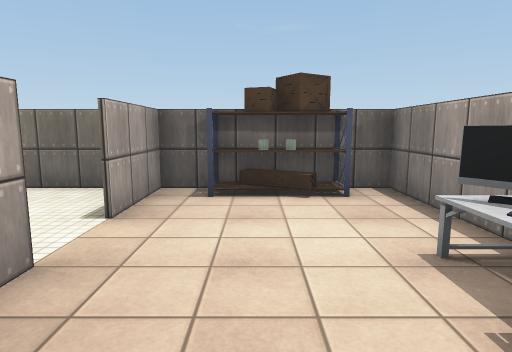
View 1 (above)

18 first-person views from a walk through a scene from a Unity 3-D project. The camera is 1.5 m above the floor, tilts 8° down and sees 75° across. The floor is counted in squares, 1 m on a side. Each view is taken from the middle of a square. On the plan, view 1 faces up. The plan holds only what a view shows up to about 15 squares ahead; the rest is blank. The player character is not drawn. Door leaves are left out, so doorways stand open. Some surface patterns are stand-ins.

View 2
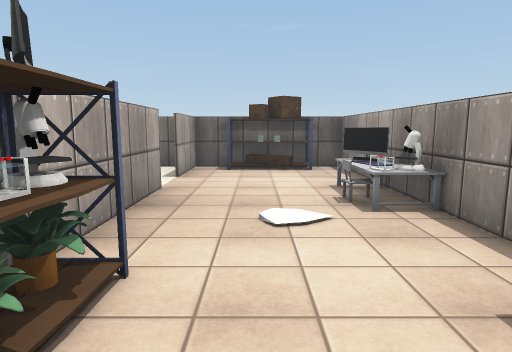

View 3
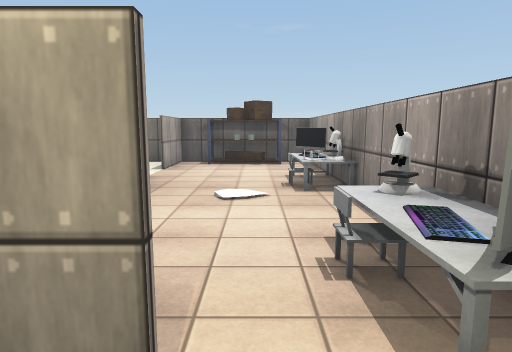

View 4
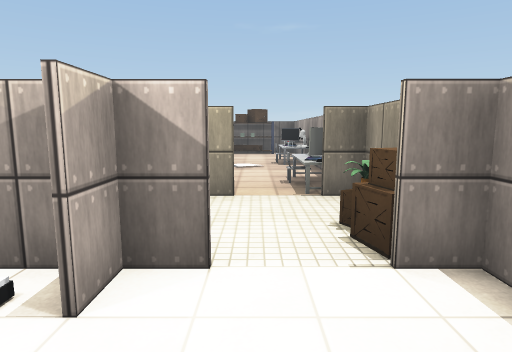

View 5
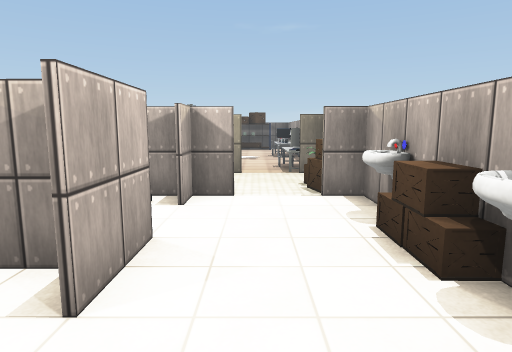

View 6
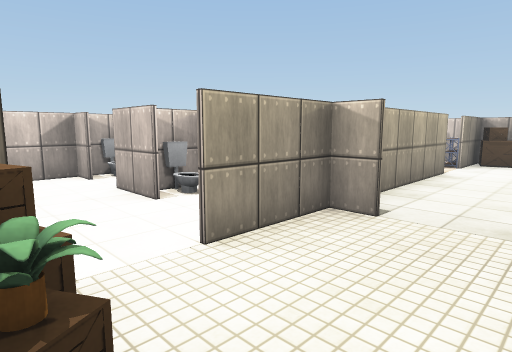

View 7
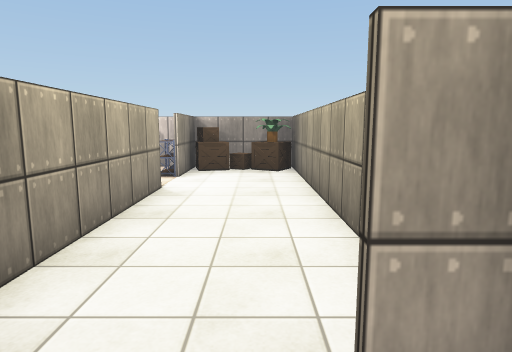

View 8
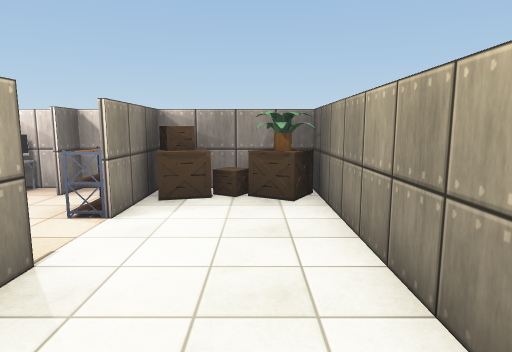

View 9
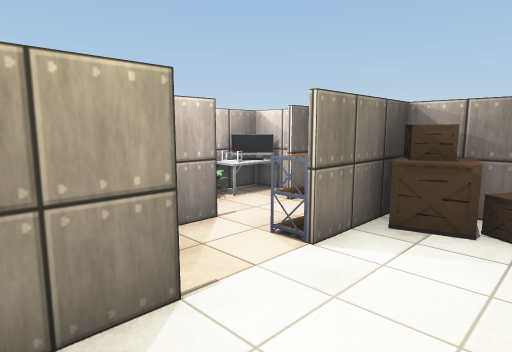

View 10
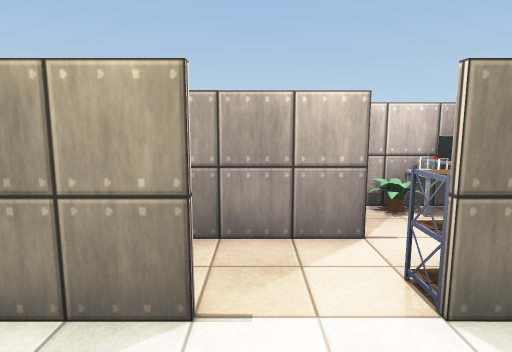

View 11
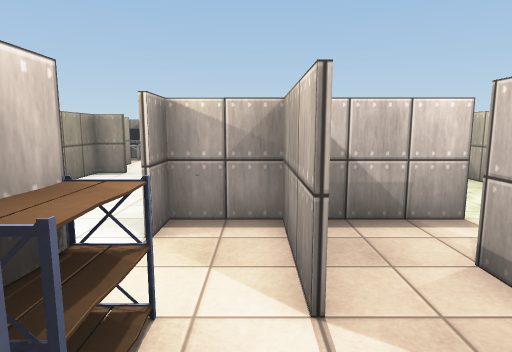

View 12
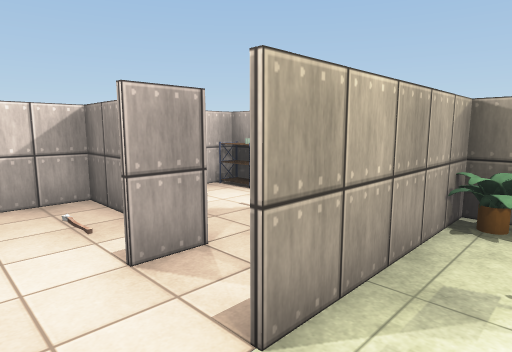

View 13
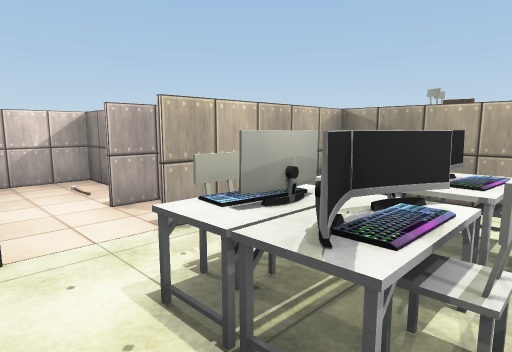

View 14
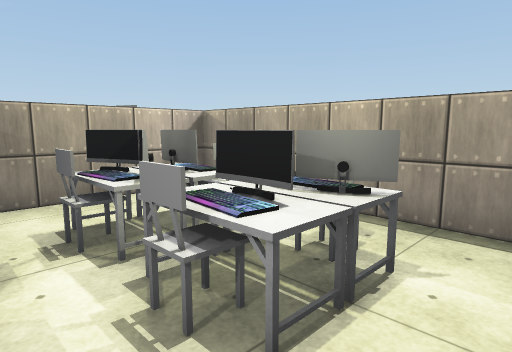

View 15
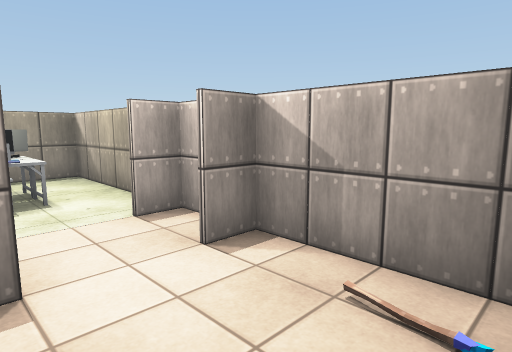

View 16
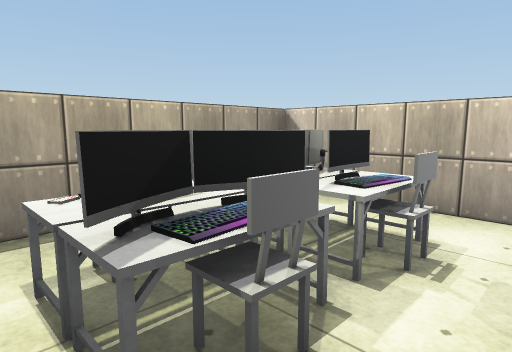

View 17
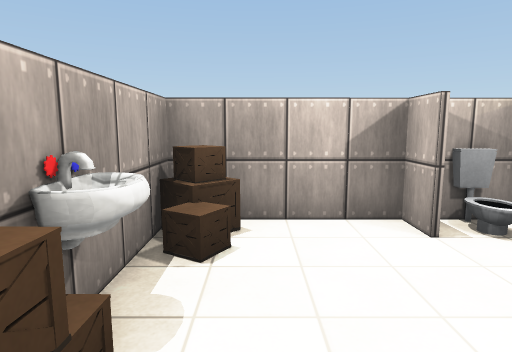

View 18
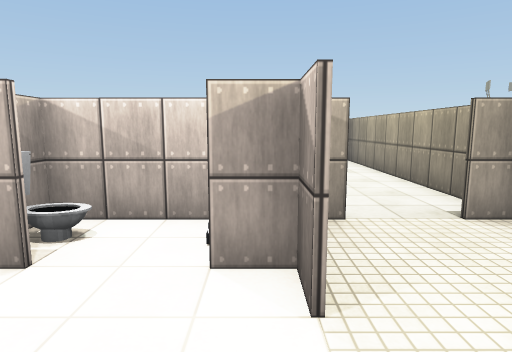

### Floor plan
Points are (right, up) in squares from view 1. A wall is a line through its corners. A room is listed if a view was taken in it or the views show most of it. See-through windows are left out.
Room 1 (views 1, 2)
walls: (-2.4, 3.5) (-2.4, -1.9); (3.4, -3.9) (3.4, 8.4) (-2.4, 8.4) (-2.4, 5.4)
ways out: opening at (3, -6) to room 2; open door at (1.3, -5.7) to room 2; open door at (-2.5, 4.5)
objects: plant (-2, -3) to (-1, -3); plant (-2, -2) to (-1, -2); other object (-1, 7) to (-1, 8); other object (0, 8); other object (1, 7) to (2, 8); other object (1, 8); monitor (2, -5) to (3, -5); monitor (2, 3) to (3, 4); other object (3, -3); other object (3, 1); other object (3, 4)
Room 2 (views 3, 6, 7)
walls: (0.6, -5.6) (-0.2, -5.6); (3.4, -7.3) (3.4, -5.8); (-2.4, -8.4) (-2.4, -9.6); (-2.6, -9.4) (0.5, -9.4)
ways out: opening at (3, -6) to room 1; open door at (1.3, -5.7) to room 1; open door at (1.3, -9.7) to room 3; open door at (-2.5, -7.5) to room 4
objects: crate (2, -9); crate (3, -9); plant (3, -8)
Room 3 (views 4, 5, 17, 18)
walls: (-0.4, -12.5) (-0.4, -14.6); (-0.4, -16.4) (-0.4, -17.4) (3.4, -17.4) (3.4, -9.5); (-2.4, -12.5) (-2.4, -13.4); (-2.3, -17.4) (-0.9, -17.4)
ways out: open door at (1.3, -9.7) to room 2; open door at (-0.5, -11.5) to room 9; open door at (-0.5, -15.5)
objects: toilet (-1, -17); toilet (-1, -13); other object (3, -15); crate (3, -14); crate (3, -13); crate (3, -12); other object (3, -11)
Room 4 (views 8, 9, 10, 11)
walls: (-9.6, -9.4) (-4, -9.4); (-14.4, -5.5) (-14.4, -11.4) (-13.5, -11.4); (-2.6, -6.6) (-2.6, -5.6) (-12.5, -5.6)
ways out: open door at (-2.5, -7.5) to room 2; open door at (-12.5, -11.5) to room 7; open door at (-10.5, -9.5) to room 8; opening at (-4, -6)
objects: other object (-14, -10); crate (-14, -9); crate (-14, -9) to (-13, -8); plant (-14, -7) to (-13, -6); other object (-13, -10) to (-12, -10)
Room 5 (views 12, 13, 14, 16)
walls: (-7.3, -17.4) (-2.6, -17.4) (-2.6, -9.6) (-9.5, -9.6); (-8.4, -9.5) (-8.4, -14.5)
ways out: open door at (-9.5, -15.5) to room 6
objects: chair (-7, -15); chair (-7, -13); other object (-6, -16); monitor (-6, -15); other object (-6, -14); monitor (-6, -13); monitor (-6, -12); monitor (-5, -16); monitor (-5, -15) to (-5, -14); monitor (-5, -13); keycard (-5, -12); chair (-4, -15); chair (-4, -13)
Room 6 (view 15)
walls: (-13.6, -17.4) (-10.6, -17.4) (-10.6, -16.5); (-12.7, -13.6) (-14.5, -13.6); (-14.4, -13.4) (-14.4, -15.8)
ways out: open door at (-9.5, -15.5) to room 5; opening at (-14, -14) to room 7
Room 7 (no view inside)
walls: (-14.5, -13.4) (-10.4, -13.4) (-10.4, -14.5); (-14.4, -12) (-14.4, -13.4); (-8.6, -14.6) (-8.6, -12.1)
ways out: open door at (-12.5, -11.5) to room 4; opening at (-14, -14) to room 6
objects: monitor (-14, -13); other object (-13, -13); plant (-12, -13)
Room 8 (no view inside)
walls: (-11.6, -11.4) (-8.6, -11.4) (-8.6, -9.5)
ways out: open door at (-10.5, -9.5) to room 4
Room 9 (no view inside)
walls: (-2.4, -10.8) (-2.4, -12.5); (-0.7, -9.6) (-1.9, -9.6); (-2.4, -13.4) (-1, -13.4)
ways out: open door at (-0.5, -11.5) to room 3
Room 10 (no view inside)
walls: (-8.6, -17.4) (-8.6, -16.5)

Positions as (right, up) in squares from view 1, and headings:
1: (0, 0), facing up
2: (0, -5), facing up
3: (1, -7), facing up
4: (1, -13), facing up
5: (1, -17), facing up
6: (3, -6), facing down-left
7: (-1, -7), facing left
8: (-6, -7), facing left
9: (-8, -7), facing down-left
10: (-10, -7), facing down
11: (-14, -11), facing right
12: (-7, -16), facing up-left
13: (-4, -17), facing up-left
14: (-8, -17), facing up-right
15: (-14, -14), facing down-right
16: (-8, -11), facing down-right
17: (2, -12), facing down
18: (3, -10), facing left
